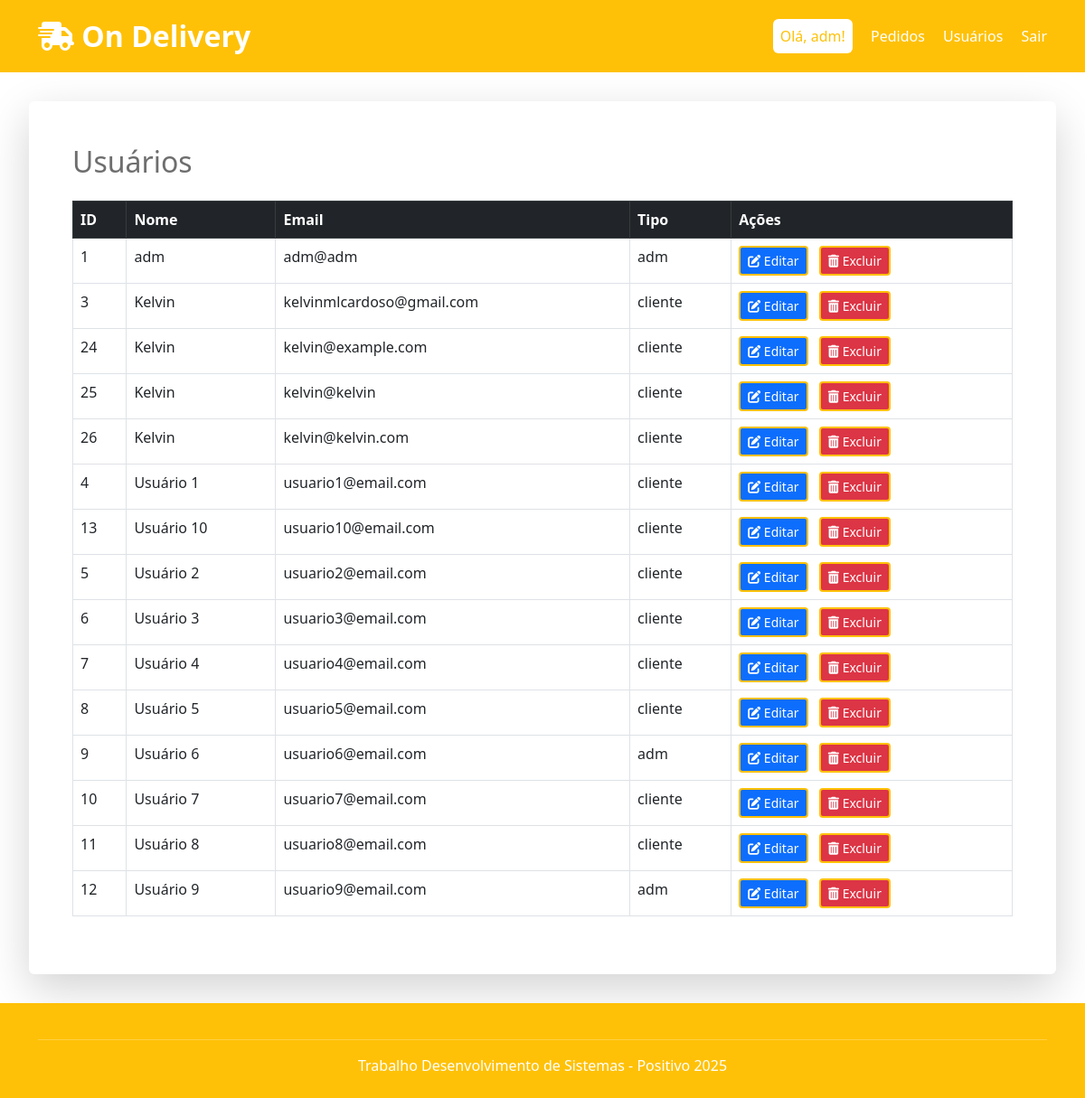
Page /index.php?pagina=adm_usuarios (signed in) on the committed database.
### tables this page shows
CREATE TABLE usuarios (
    id INT AUTO_INCREMENT PRIMARY KEY,
    nome VARCHAR(100) NOT NULL,
    email VARCHAR(100) UNIQUE NOT NULL,
    senha VARCHAR(255) NOT NULL,
    tipo ENUM('cliente', 'adm') NOT NULL
);

### index.php (called while the page is built)
<?php
require_once 'routes/router.php';
?>

### config/conexao.php (called while the page is built, shortened)
<?php
class Conexao{
    public static function conectar(){
        $host = 'localhost';
        $dbname = 'delivery';
        $user = 'root';
        $pass = '';
        $porta = 3306;
        try{
            $pdo = new PDO("mysql:host=$host;port=$porta;dbname=$dbname;charset=utf8", $user, $pass);
            $pdo->setAttribute(PDO::ATTR_ERRMODE, PDO::ERRMODE_EXCEPTION);
            return $pdo;
        }catch(PDOException $e){
            echo "Erro de conexão: " . $e->getMessage();
        }
    }
}
?>

### controllers/UsuarioController.php (called while the page is built, shortened)
<?php
require_once './models/Usuario.php';
class UsuarioController {
    private $usuarioModel;
    public function __construct() {
        $this->usuarioModel = new Usuario();
    }
    public function listar() {
        return $this->usuarioModel->listarTodos();
    }
}

### models/Usuario.php (called while the page is built, shortened)
<?php
require_once 'config/conexao.php';
class Usuario {
    private $conn;
    public function __construct() {
        $this->conn = Conexao::conectar();
    }
    public function listarTodos() {
        try {
            $sql = "SELECT id, nome, email, tipo FROM usuarios ORDER BY nome";
            $stmt = $this->conn->prepare($sql);
            $stmt->execute();
            return $stmt->fetchAll(PDO::FETCH_OBJ);
        } catch (PDOException $e) {
            return false;
        }
    }
}

### view/usuarios.php (the view, shortened to what this page needs)
<?php
require_once './config/conexao.php';
require_once './controllers/UsuarioController.php';
$usuarioController = new UsuarioController();
$usuarioController->processarRequisicao();
$usuarios = $usuarioController->listar();
?>
<div class="container shadow-lg p-5 rounded">
    <h2 class="mb-4">Usuários</h2>
    <table class="table table-bordered table-hover bg-white">
        <thead class="table-dark">
            <tr><th>ID</th><th>Nome</th><th>Email</th><th>Tipo</th><th>Ações</th></tr>
        </thead>
        <tbody>
        <?php if (!empty($usuarios)): foreach ($usuarios as $usuario): ?>
            <tr>
                <td><?= htmlspecialchars($usuario->id) ?></td>
                <td><?= htmlspecialchars($usuario->nome) ?></td>
                <td><?= htmlspecialchars($usuario->email) ?></td>
                <td><?= htmlspecialchars($usuario->tipo) ?></td>
                <td>
                    <button type="button" class="btn btn-sm btn-primary me-2" data-bs-toggle="modal" data-bs-target="#editarModal<?= $usuario->id ?>"><i class="fa fa-edit"></i> Editar</button>
                    <form method="POST" class="d-inline" onsubmit="return confirm('Tem certeza que deseja excluir este usuário?');">
                        <button type="submit" name="excluir_usuario" class="btn btn-sm btn-danger"><i class="fa fa-trash-alt"></i> Excluir</button>
                    </form>
                </td>
            </tr>
        <?php endforeach; else: ?>
            <tr><td colspan="5" class="text-center"><p class="alert alert-info">Nenhum usuário encontrado para exibir.</p></td></tr>
        <?php endif; ?>
        </tbody>
    </table>
</div>

### _public/css/style.css (style rules this page uses)
:root { --amarelo: #FFC107; --hover: #ff9307; --font: #6e6e6e; }
body { min-height: 100vh; display: flex; flex-direction: column; color:var(--font); }
button.btn { color:white; border: 2px solid var(--amarelo); }

### rows in the picture
usuarios: id "1", nome "adm", email "adm@adm", tipo "adm"
usuarios: id "3", nome "Kelvin", email "kelvinmlcardoso@gmail.com", tipo "cliente"
usuarios: id "24", nome "Kelvin", email "kelvin@example.com", tipo "cliente"
usuarios: id "25", nome "Kelvin", email "kelvin@kelvin", tipo "cliente"
usuarios: id "26", nome "Kelvin", email "kelvin@kelvin.com", tipo "cliente"
usuarios: id "4", nome "Usuário 1", email "usuario1@email.com", tipo "cliente"
usuarios: id "13", nome "Usuário 10", email "usuario10@email.com", tipo "cliente"
usuarios: id "5", nome "Usuário 2", email "usuario2@email.com", tipo "cliente"
usuarios: id "6", nome "Usuário 3", email "usuario3@email.com", tipo "cliente"
usuarios: id "7", nome "Usuário 4", email "usuario4@email.com", tipo "cliente"
usuarios: id "8", nome "Usuário 5", email "usuario5@email.com", tipo "cliente"
usuarios: id "9", nome "Usuário 6", email "usuario6@email.com", tipo "adm"
usuarios: id "10", nome "Usuário 7", email "usuario7@email.com", tipo "cliente"
usuarios: id "11", nome "Usuário 8", email "usuario8@email.com", tipo "cliente"
usuarios: id "12", nome "Usuário 9", email "usuario9@email.com", tipo "adm"

### other values in the picture
$nome "adm"
